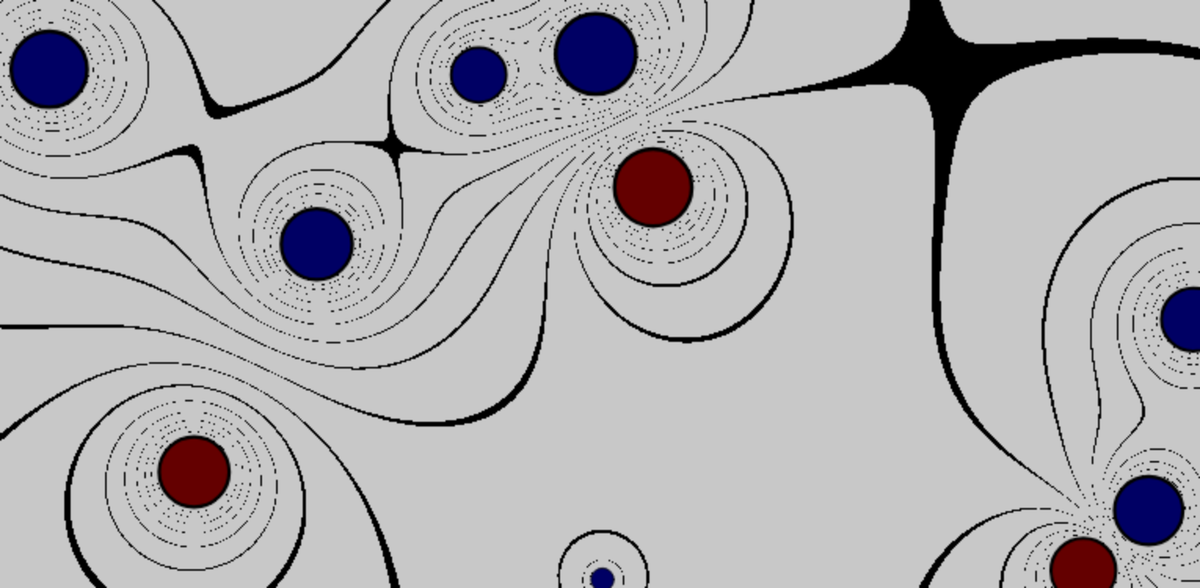
Frame 1 (no input)
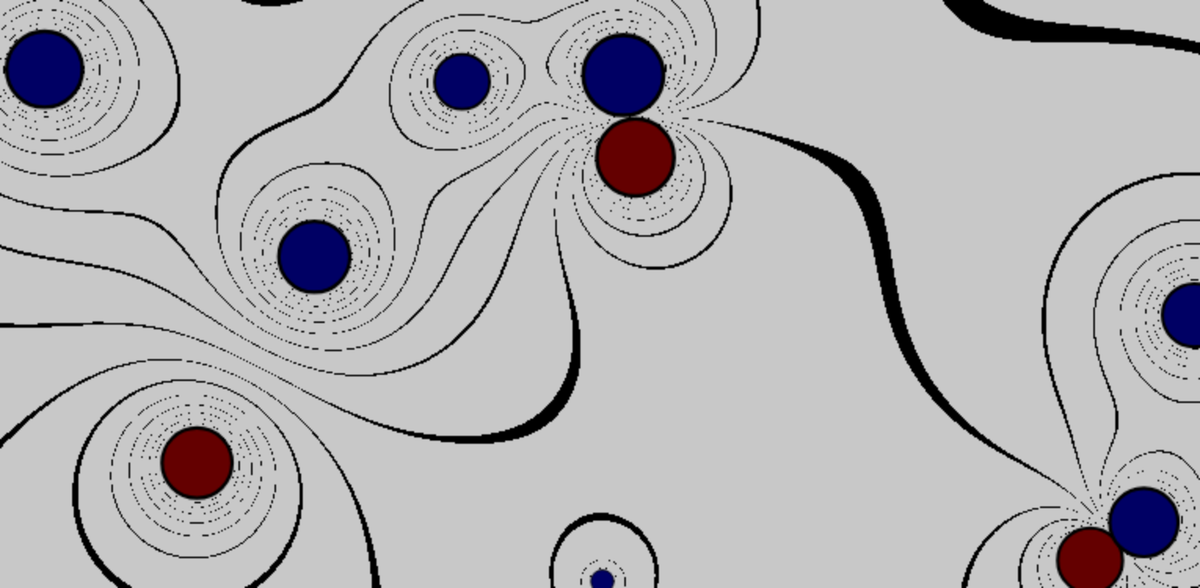
Frame 60 (no input)
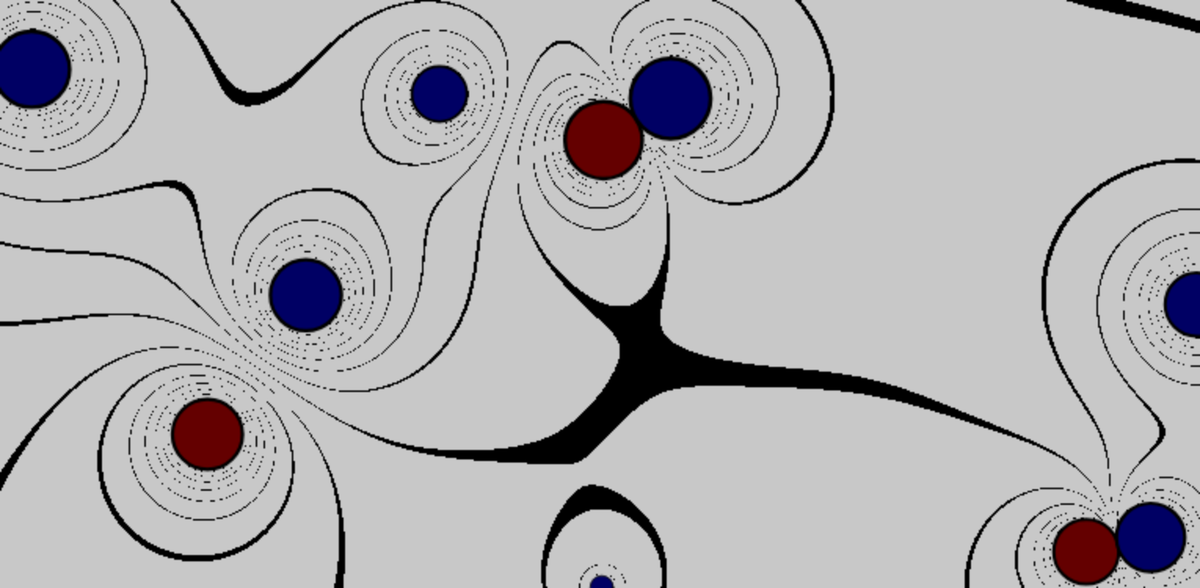
Frame 120 (the mouse pressed at the canvas centre since frame 60)

The p5.js sketch that drew these frames (run headless with seeded random() and noise() and a simulated clock; from frame 60 on, the mouse is pressed at the canvas centre):

// p5.js sketch
// ── sketch.js
function Distance2D(x1,y1,x2,y2)
{
	return Math.sqrt((x1-x2)*(x1-x2)+(y1-y2)*(y1-y2));
}

function GetCoordinateToDraw(type, number, object)
{
	if(type === "x")
	{
		x = number;
		while(object)
		{
			if(object.x)
			{
				x += object.x;
			}
			object = object.Parent;
		}
		return x;
	}
	if(type === "y")
	{
		y = number;
		while(object)
		{
			if(object.y)
			{
				y += object.y
			}
			object = object.Parent;
		}
		return y;
	}
	return undefined;
}

function Random(vmin,vmax)
{
	return Math.random()*(vmax-vmin)+vmin;
}

function DFloor(number, limiteInferior) //Different Floor Function
{
	return Math.floor(number / limiteInferior) * (limiteInferior);
}


class Vector2
{
	constructor(x,y)
	{
		this.x = x;
		this.y = y;
	}
	DotProduct(Vector1,Vector2)
	{
		return (Vector1.x*Vector2.x + Vector1.y*Vector2.y);
	}
	EscalarTimesVector(escalar,Vector)
	{
		return new Vector2(Vector.x * escalar, Vector.y * escalar);
	}
	VectorProjection(Principal,Director)
	{
		// https://en.wikipedia.org/wiki/Vector_projection
		return this.EscalarTimesVector(this.DotProduct(Principal,Director)/this.DotProduct(Director,Director),Director);
	}
}

class Space
{
	constructor(x,y,xmax,ymax)
	{
		this.xmax = xmax;
		this.ymax = ymax;
		this.x = x;
		this.y = y;
		this.k = 9 * Math.pow(10,9);
		this.charges = [];
		for(let i = 0; i<nCharges; i++)
		{
			this.charges[i] = new Carga(Random(width/-2,width/2),Random(height/-2,height/2),random(-0.00001,0.00001),this,0,0);//Random(-1,1),Random(-1,1));
		}
		this.GenerateEletricField();
	}
	GenerateEletricField()
	{
		if(this.EletricField)
		{
			delete this.EletricField;
		}
		this.EletricField = [];
		let k = this.k;
		let xmax = this.xmax;
		let ymax = this.ymax;
		for(let i = 0; i < this.charges.length; i++)
		{
			for(let y = (-1) * ymax; y <ymax; y += 1/PixelDensity)
			{
				for(let x = (-1) * xmax; x < xmax; x += 1/PixelDensity)
				{
					let d = Distance2D(x,y,this.charges[i].x,this.charges[i].y);
					let E = k * this.charges[i].charge/d;
					let index = PixelDensity * ((x+xmax) + (y+ymax) *2*PixelDensity* xmax);
					if(this.EletricField[index])
					{ 
						this.EletricField[index] += E;
					}
					else
					{
						this.EletricField[index] = E;
					}
				}
			}
		}
	}
	DrawEFCondition(number)
	{
		let sqrtNumber = Math.sqrt(Math.abs(number));
		if(number%100<=5 && number%100>= -5)
		{
			return true;
		}
		return false;
	}
	DrawEletricField()
	{
		let DrawX = GetCoordinateToDraw("x",0,this);
		let DrawY = GetCoordinateToDraw("y",0,this);
		loadPixels();
		for(let i=0;i<this.EletricField.length;i++)
		{
			if(this.DrawEFCondition(this.EletricField[i]))
			{
				let index = i*4;
				pixels[index+0] = 0;
				pixels[index+1] = 0;
				pixels[index+2] = 0;
				pixels[index+3] = 255;
			}
		}
		updatePixels();
	}
	DrawCharges()
	{
		for(let i = 0; i<this.charges.length; i++)
		{
			this.charges[i].Draw();
		}
	}
	UpdateCharges()
	{
		for(let i = 0; i<this.charges.length; i++)
		{
			this.charges[i].Update();
		}
	}
	Update()
	{
		this.UpdateCharges();
		this.GenerateEletricField();
	}
	Draw()
	{
		this.DrawEletricField();
		this.DrawCharges();
	}
}


class Carga
{
	constructor(x,y,charge,Parent,vx,vy)
	{
		this.x = x;
		this.y = y;
		this.charge = charge;
		this.mass = Math.abs(charge);
		let Scharge = Math.sqrt(Math.abs(this.charge));
		this.radius = Scharge * 20000;
		this.Parent = Parent;
		this.vx = vx;
		this.vy = vy;
		this.normal = undefined;
	}
	move()
	{
		this.x += this.vx;
		this.y += this.vy;
	}
	accelerate()
	{
		if(this.mass > 0)
		{
			let timeFactor = Math.pow(10,-2);
			let charges = this.Parent.charges;
			this.normal = undefined;
			for(let i = 0; i < charges.length; i++)
			{
				if(charges[i] !== this)
				{
					let Dx = this.x - charges[i].x ;
					let Dy = this.y - charges[i].y ;
					let d = Distance2D(Dx,Dy,0,0);
					if(d > 0)
					{
						let F = ((this.Parent.k * this.charge * charges[i].charge)/(d*d));
						//print("d",d,"F",F);
						let Fx = (F/d)*Dx;
						let Fy = (F/d)*Dy;
						this.vx += (Fx/this.mass)*timeFactor;
						this.vy += (Fy/this.mass)*timeFactor;
						if(d < this.radius + charges[i].radius)
						{
							this.normal = charges[i];
						}
					}
				}
			}
			if(this.normal !== undefined)
			{
				let velocity = new Vector2(this.vx,this.vy);
				let vectorToCenter = new Vector2(this.normal.x - this.x,this.normal.y - this.y);
				let Projection = velocity.VectorProjection(velocity,vectorToCenter);
				let Normal = velocity.EscalarTimesVector(-1,Projection);
				this.vx += Normal.x;
				this.vy += Normal.y;
			}
		}
	}
	Update()
	{
		this.accelerate();
		this.move();
		//print(this);
	}
	Draw()
	{
		let x = GetCoordinateToDraw("x",0,this);
		let y = GetCoordinateToDraw("y",0,this);
		strokeWeight(this.radius/10);
		stroke(0);
		if(this.charge > 0)
		{
			fill(100,0,0);
		}
		else if(this.charge < 0)
		{
			fill(0,0,100);
		}
		else
		{
			fill(0,0,0,255);
		}
		ellipse(x,y,2*this.radius,2*this.radius);
	}
}

function keyPressed() {
  if (keyCode == 82) 
  {
    setup();
  }
}

function setup() {
	frameRate(60);
	PixelDensity = 0.5;
	createCanvas(1530,750);
	nCharges = 10;
	pixelDensity(PixelDensity);
  	space = new Space(width/2,height/2,width/2,height/2);
}

function draw() {
	background(200,200,200);
	space.Update();
	space.Draw();
}
